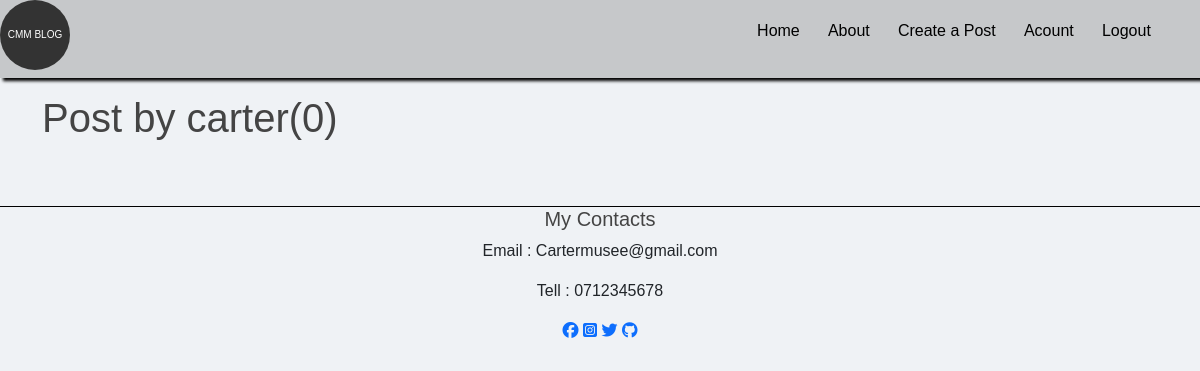
/user/carter (signed in), run on an earlier commit of the app's database.
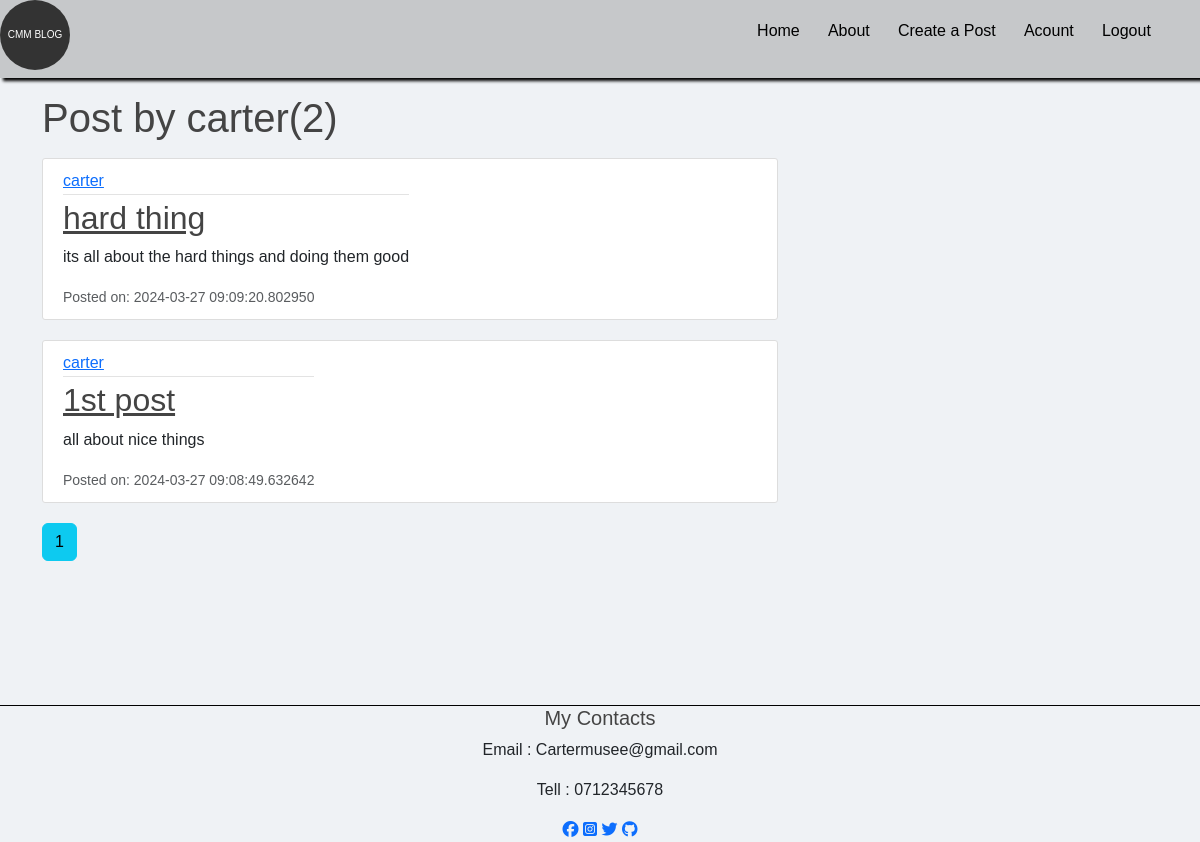
And on a later commit of the database.
### flaskblog/modules.py (models this page shows, shortened)
class User(db.Model,UserMixin):
    id = db.Column(db.Integer, primary_key=True)
    username = db.Column(db.String(20), unique=True, nullable=False)
    email = db.Column(db.String(120), unique=True, nullable=False)
    image_file = db.Column(db.String(20), nullable=False, default='default.jpg')
    password = db.Column(db.String(60), nullable=False)
    post = db.relationship('Post',backref='author',lazy=True)

class Post(db.Model):
    id = db.Column(db.Integer, primary_key=True)
    title = db.Column(db.String(100), nullable=False)
    date_posted = db.Column(db.DateTime, nullable=False, default=datetime.utcnow)
    content = db.Column(db.Text(2000), nullable=False)
    user_id = db.Column(db.Integer(), db.ForeignKey('user.id'), nullable=False)

### flaskblog/routes.py (the view)
@app.route("/user/<string:username>")
@login_required
def user_posts(username):
    page = request.args.get('page',1,type=int)
    user = User.query.filter_by(username=username).first_or_404()
    posts=Post.query.filter_by(author=user)\
        .order_by(Post.date_posted.desc())\
        .paginate(page=page,per_page=2)
    return render_template("user_post.html",posts=posts,user=user)

### flaskblog/modules.py (called while the page is built)
@login_manager.user_loader
def load_user(user_id):
    return User.query.get(int(user_id))

### flaskblog/templates/user_post.html
{% extends "layout.html" %}
{% block body%}
<h1 class="mb-3">Post by {{user.username}}({{posts.total}})</h1>
    {% for post in posts.items %}
    <article class="media content-section">
        <div class="media-body">
          <div class="article-metadata">
            <a class="mr-2" href="{{ url_for('user_posts', username=post.author.username) }}">{{ post.author.username }}</a>
          </div>
          <h2><a class="article-title" href="{{ url_for('post',post_id=post.id) }}">{{ post.title }}</a></h2>
          <p class="article-content">{{ post.content }}</p>
          <small class="text-muted">Posted on: {{ post.date_posted }}</small>
        </div>
      </article>
    {% endfor%}
    {% for page_num in posts.iter_pages(left_edge=1,right_edge=1,left_current=2,right_current=2)%}
      {% if page_num %}
        {% if posts.page == page_num %}
          <a class="btn btn-info mb-4" href="{{ url_for('user_posts', username=user.username,page=page_num) }}">{{ page_num }}</a>
        {% else %}
          <a class="btn btn-info mb-4" href="{{ url_for('user_posts',username=user.username, page=page_num) }}">{{ page_num }}</a>
        {%endif%}
      {% else %}
        ...
      {% endif %}
    {% endfor %}
{% endblock %}

What changed in the data, as far as the page shows it:
changed User: username "shaw" → "carter" (drawn)
now on this page (row edited): Post: author.username "carter", title "hard thing", content "its all about the hard things and doing them good", date_posted "2024-03-27 09:09:20.802950"
now on this page (row edited): Post: author.username "carter", title "1st post", content "all about nice things", date_posted "2024-03-27 09:08:49.632642"
Also different on the page:
{{ posts.total }}: "0" → "2"
new list line: "1"
